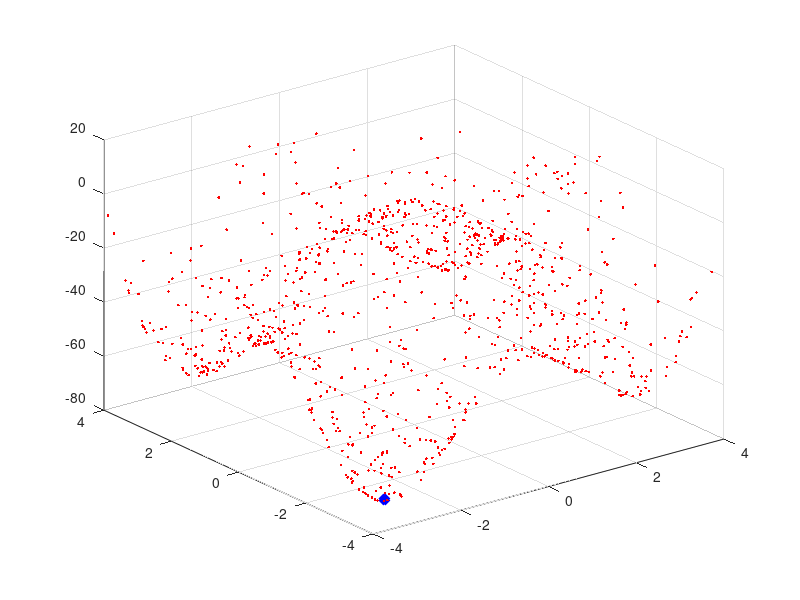

This figure's MATLAB source:
clc;
close all;
%% initialization
swarm_size = 64 ;       % jumlah partikel
maxIter = 100;           % jumlah iterasi
inertia = 1.0;
correction_factor = 2.0;
% posisi awal swarm
a = 1:8;
[X,Y] = meshgrid(a,a);
C = cat (2,X',Y');
D = reshape(C,[],2);
swarm(1:swarm_size,1,1:2) = D;      % posisi awal partikel
swarm(:,2,:) = 0;                   % vwlocity awal partikel
swarm(:,4,1) = 1000;                % posisi terbaik saat ini
plotObjFcn = 1;
%% fungsi
objfcn = @(x)0.5*((x(:,1).^4)-16*(x(:,1).^2)+5*(x(:,1)))+0.5*((x(:,2).^4)-16*(x(:,2).^2)+5*(x(:,2)));

tic;
%% Iterasi PSO
for iter = 1:maxIter
    swarm(:, 1, 1) = swarm(:, 1, 1) + swarm(:, 2, 1); % update posisi x dengan velocity
    swarm(:, 1, 2) = swarm(:, 1, 2) + swarm(:, 2, 2); % update posisi x dengan velocity
    x = swarm(:, 1, 1);
    y = swarm(:, 1, 2);                         % update posisi
    fval = objfcn([x y]);
    
    for i = 1:swarm_size
        if fval(i,1) < swarm (i,4,1)
            swarm(i, 3, 1) = swarm(i, 1, 1);    % update posisi x
            swarm(i, 3, 2) = swarm(i, 1, 2);    % update posisi y
            swarm(i, 4, 1) = fval(i, 1);        % update nilai terbaik
        end
    end
    
    [~, gbest] = min(swarm(:, 4, 1));           % nilai total terbaik
    
            % update velocity
    swarm(:, 2, 1) = inertia*(rand(swarm_size,1).*swarm(:, 2, 1)) + correction_factor*(rand(swarm_size,1).*(swarm(:, 3, 1) ...
        - swarm(:, 1, 1))) + correction_factor*(rand(swarm_size,1).*(swarm(gbest, 3, 1) - swarm(:, 1, 1)));
    swarm(:, 2, 2) = inertia*(rand(swarm_size,1).*swarm(:, 2, 2)) + correction_factor*(rand(swarm_size,1).*(swarm(:, 3, 2) ...
        - swarm(:, 1, 2))) + correction_factor*(rand(swarm_size,1).*(swarm(gbest, 3, 2) - swarm(:, 1, 2)));
    
    % plot partikel
    clf;plot(swarm(:, 1, 1), swarm(:, 1, 2), 'bx'); grid    %pergerakan swarm
    axis([-4 4 -4 4]);
    pause(.5);
    disp(['iteration: ' num2str(iter)]);
    %   hold on
end
toc
%%plot
if plotObjFcn
    ub = -4;
    lb = 4;
    npoints = 1000;
    x = (ub - lb) .* rand(npoints,2) + lb;
    for i = 1:npoints
        f = objfcn([x(i,1) x(i,2)]);
        plot3(x(i,1),x(i,2),f,'.r'); hold on
    end
    plot3(swarm(1,3,1),swarm(1,3,2), swarm(1,4,1),'xb', 'linewidth',5,'Markersize',5);grid
    hold on
end
x
xg=min(x)

         
